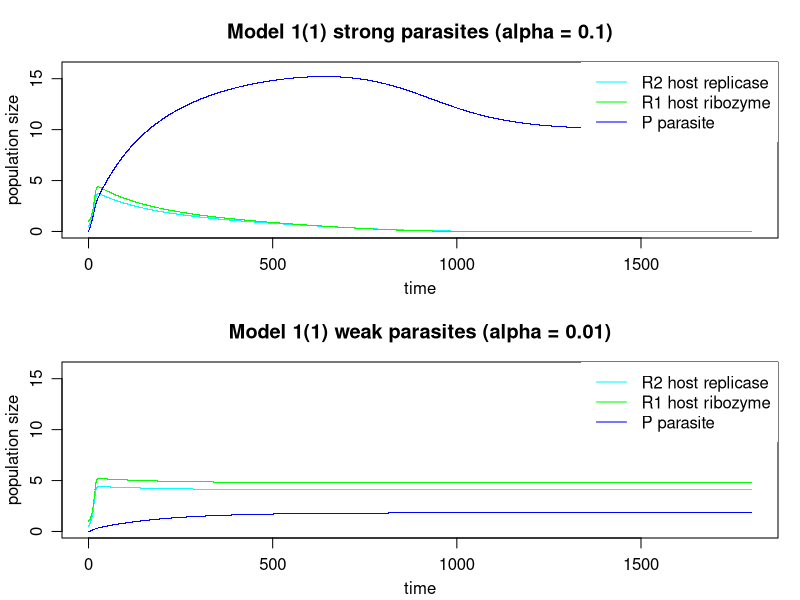

Recreate this plot in R.
# R code to generate the figures of the manuscript
#
# Birth of immunity in early life: stepwise emergence of resistance and
# immunity to complex molecular parasites via progressively degenerating
# hyperparasites
#
# Copyright (c) 2023, Christian Iseli, Bernard Conrad, Joseph A. Curran and Magnus Pirovino
#

# Strong and weak parasite invasion

dt <- 0.3
m <- 6000
a <- 0.08
b <- 0.11
c <- 0.05
delta <- 0.001
d_R2 <- 0.01 
d_R1 <- 0.01 
d_P <- 0.01   
q_P <- 2.0
K <- 10.0

pdf('Fig1.pdf',paper="a4r",width=0,height=0)
op <- par(mfrow = c(2,1), mgp = c(2,.8,0), mar = 0.1+c(3,3,3,1))

for (alpha in c(0.1, 0.01)) {   # high and low parasite invasion constant 
  # state of alpha
  state <- ifelse(alpha == 0.1, "strong", "weak")

  # initial conditions

  R2_0 <- 0.5
  R1_0 <- 1.0
  P_0  <- 0.0

  # Construct first row of results

  r <- as.data.frame(matrix(
    c(0.0,
      R2_0,
      R1_0,
      P_0),
    nrow=1, ncol=4, byrow=TRUE))

  colnames(r) <- c("t","R2","R1","P")

  # Construct more rows, based on the last one

  for (k in 1:m) {
    Pi_uppercase <- (1 - (r$R1[k] + r$R2[k] + r$P[k] / q_P) / K)
    R2 <- r$R2[k] + dt * ( a * r$R1[k] * r$R1[k]                             * Pi_uppercase         - d_R2 * r$R2[k])
    R1 <- r$R1[k] + dt * ((b * r$R2[k] * r$R1[k] - delta * r$R2[k] * r$P[k]) * Pi_uppercase         - d_R1 * r$R1[k])
    P  <- r$P[k]  + dt * ( c * r$R2[k] * r$P[k]                              * Pi_uppercase + alpha - d_P  * r$P[k])
    t <- r$t[k] + dt

    # create the full row and add
    y <- cbind(t, R2, R1, P, deparse.level = 0)
    colnames(y) <- c("t","R2","R1","P")
    r <- rbind(r, y)
  }

  # plot the computed data
  plot(r$t, r$R2,col="cyan", main=paste0("Model 1(1) ",state," parasites (alpha = ",alpha,")"), xlab="time", ylab="population size", pch=".", ylim=c(0,16))
  points(r$t, r$R1,col="green", pch=".")
  points(r$t, r$P,col="blue", pch=".")
  legend("topright", c("R2 host replicase", "R1 host ribozyme", "P parasite"), lty = 1, col = c("cyan","green","blue"), box.lwd = 0)
}
dev.off()
#
